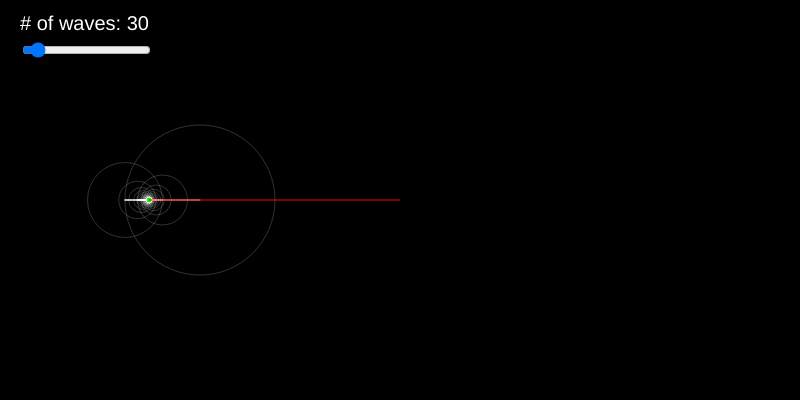
Frame 1 (no input)
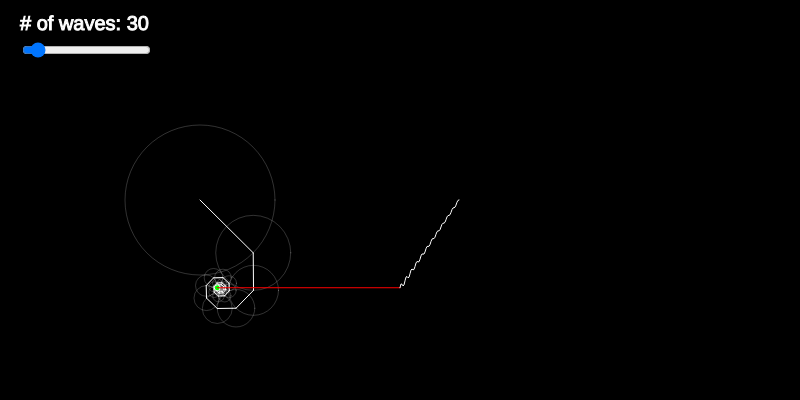
Frame 60 (no input)
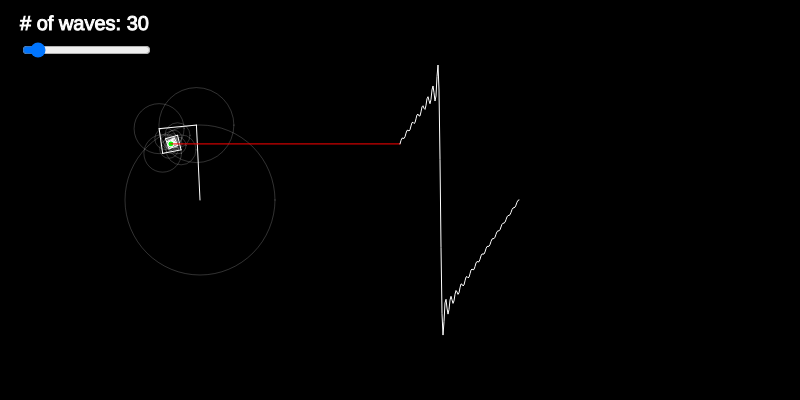
Frame 120 (the mouse pressed at the canvas centre since frame 60)

The p5.js sketch that drew these frames (run headless with seeded random() and noise() and a simulated clock; from frame 60 on, the mouse is pressed at the canvas centre):

// p5.js sketch
// ── sketch.js
let time = 0; // tempo
let wave = []; // array che contiene i punti

let slider; // slider per numero di onde

function setup(){
    createCanvas(800, 400);
    frameRate(60);
    // slider per numero di onde da aggiungere
    slider = createSlider(1, 400, 30); // min, max, start
    slider.position(20, 40);
}

function draw() {
    background(0);
    // slider
    fill(255);
    textSize(20);
    text("# of waves: " + slider.value(), 20, 30);
    translate(200, 200);

    let radius = 75;
    let x = 0;
    let y = 0;
    let px = 0;
    let py = 0;
    
    for (let k = 0; k < slider.value(); k++){
        let n = k + 1;
        let s;
        if(n % 2 == 0){
            s = 1;
        }
        else{
            s = -1;
        }
        noFill();
        stroke(255, 50);
        ellipse(x, y, radius / n *2);
        x += radius * s / n * cos(n * time);
        y += radius * s / n * sin(-1* n * time);
        stroke(255, 360);
        line(px, py, x, y);
        px = x;
        py = y;
    }
    wave.unshift(y);
    fill(0, 255, 0);
    ellipse(x, y, 6);
    
    noFill();
    translate(200, 0);
    stroke(255, 0, 0, 360);
    line(x - 200, y, 0, wave[0]);
    stroke(255, 360);
    beginShape();
    for (let i=0; i<wave.length; i++){
        vertex(i, wave[i]);
    }
    endShape();

    time += 0.04;
    
    if(wave.length > 1000){
        wave.pop();
    }
}
